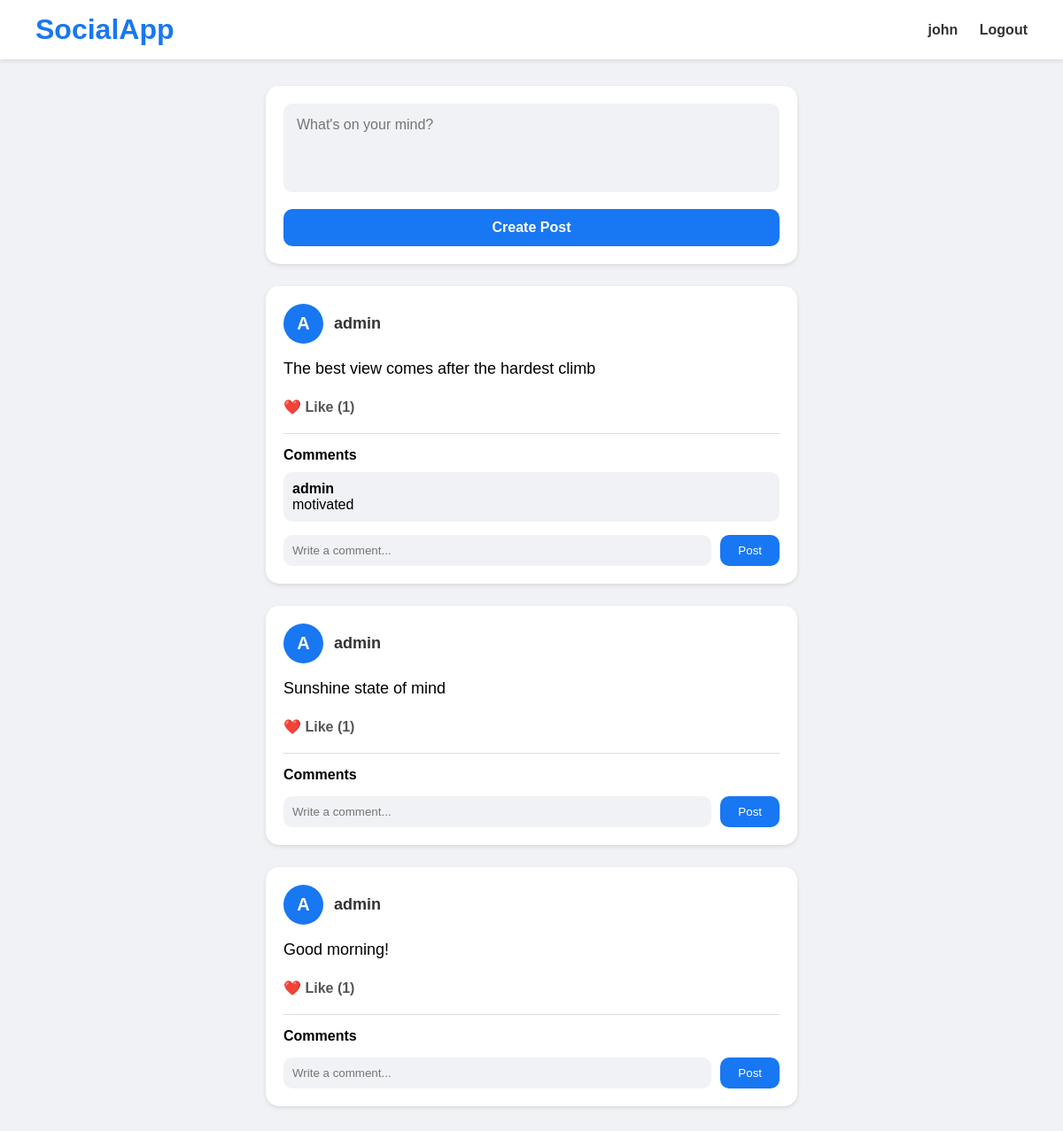
Screenshot of / (signed in) with the database file from the repository.
### app/models.py (models this page shows, shortened)
class Post(models.Model):
    user = models.ForeignKey(User, on_delete=models.CASCADE)
    content = models.TextField()
    created_at = models.DateTimeField(auto_now_add=True)

class Comment(models.Model):
    post = models.ForeignKey(Post, on_delete=models.CASCADE)
    user = models.ForeignKey(User, on_delete=models.CASCADE)
    text = models.TextField()

### app/views.py (the view, shortened to what this page needs)
# urls.py: path('', views.home, name='home'),
def home(request):
    posts = Post.objects.all().order_by('-created_at')
    return render(request, 'home.html', {
        'posts': posts
    })

### app/templates/home.html (shortened to what this page needs)
<!DOCTYPE html>
<html>
<head>
</head>
<body>
    <div class="navbar">
        <div class="logo">
            SocialApp
        </div>
        <div class="nav-links">
            {% if user.is_authenticated %}
                <a href="/profile/{{ user.id }}/">
                    {{ user.username }}
                </a>
                <a href="/logout/">
                    Logout
                </a>
            {% endif %}
        </div>
    </div>
    <div class="container">
        {% if user.is_authenticated %}
        <div class="create-post">
            <form method="POST">
                <textarea
                    name="content"
                    placeholder="What's on your mind?"
                ></textarea>
                <button type="submit">
                    Create Post
                </button>
            </form>
        </div>
        {% endif %}
        {% for post in posts %}
        <div class="post-card">
            <div class="post-top">
                <div class="avatar">
                    {{ post.user.username|first|upper }}
                </div>
                <div class="username">
                    <a href="/profile/{{ post.user.id }}/">
                        {{ post.user.username }}
                    </a>
                </div>
            </div>
            <div class="post-content">
                {{ post.content }}
            </div>
            <div class="actions">
                <a href="/like/{{ post.id }}/">
                    ❤️ Like ({{ post.like_set.count }})
                </a>
            </div>
            <div class="comments">
                <h4>Comments</h4>
                {% for comment in post.comment_set.all %}
                    <div class="comment">
                        <b>{{ comment.user.username }}</b>
                        <p>{{ comment.text }}</p>
                    </div>
                {% endfor %}
                {% if user.is_authenticated %}
                <form
                    method="POST"
                    action="/comment/{{ post.id }}/"
                    class="comment-form"
                >
                    <input
                        type="text"
                        name="text"
                        placeholder="Write a comment..."
                    >
                    <button type="submit">
                        Post
                    </button>
                </form>
                {% endif %}
            </div>
        </div>
        {% endfor %}
    </div>
</body>
</html>

### app/templates/home.html (style rules this page uses)
* { margin:0; padding:0; box-sizing:border-box; font-family:Arial; }
body { background:#f0f2f5; }
.navbar { width:100%; background:white; padding:15px 40px; display:flex; justify-content:space-between; align-items:center; box-shadow:0px 2px 5px rgba(0,0,0,0.1); position:sticky; top:0; }
.logo { font-size:32px; font-weight:bold; color:#1877f2; }
.nav-links a { text-decoration:none; margin-left:20px; font-weight:bold; color:#333; }
.container { width:600px; margin:30px auto; }
.create-post { background:white; padding:20px; border-radius:15px; box-shadow:0px 2px 5px rgba(0,0,0,0.1); margin-bottom:25px; }
.create-post textarea { width:100%; height:100px; padding:15px; border:none; background:#f0f2f5; border-radius:10px; resize:none; font-size:16px; }
.create-post button { margin-top:15px; width:100%; padding:12px; border:none; background:#1877f2; color:white; border-radius:10px; font-size:16px; font-weight:bold; cursor:pointer; }
.post-card { background:white; padding:20px; border-radius:15px; margin-bottom:25px; box-shadow:0px 2px 5px rgba(0,0,0,0.1); }
.post-top { display:flex; align-items:center; margin-bottom:15px; }
.avatar { width:45px; height:45px; border-radius:50%; background:#1877f2; color:white; display:flex; align-items:center; justify-content:center; font-size:20px; font-weight:bold; margin-right:12px; }
.username a { text-decoration:none; color:#333; font-weight:bold; font-size:18px; }
.post-content { font-size:18px; margin-bottom:20px; line-height:1.5; }
.actions { display:flex; gap:20px; margin-bottom:20px; }
.actions a { text-decoration:none; color:#555; font-weight:bold; }
.comments { border-top:1px solid #ddd; padding-top:15px; }
.comment { background:#f0f2f5; padding:10px; border-radius:10px; margin-top:10px; }
.comment-form { display:flex; gap:10px; margin-top:15px; }
.comment-form input { flex:1; padding:10px; border:none; background:#f0f2f5; border-radius:10px; }
.comment-form button { padding:10px 20px; border:none; background:#1877f2; color:white; border-radius:10px; cursor:pointer; }

### rows the page displays
Post: user.username|first "A", user.username "admin", content "The best view comes after the hardest climb", like_set.count "1"
Comment: user.username "admin", text "motivated"
Post: user.username|first "A", user.username "admin", content "Sunshine state of mind", like_set.count "1"
Post: user.username|first "A", user.username "admin", content "Good morning!", like_set.count "1"

### other values shown
{{ user.username }} "john"
